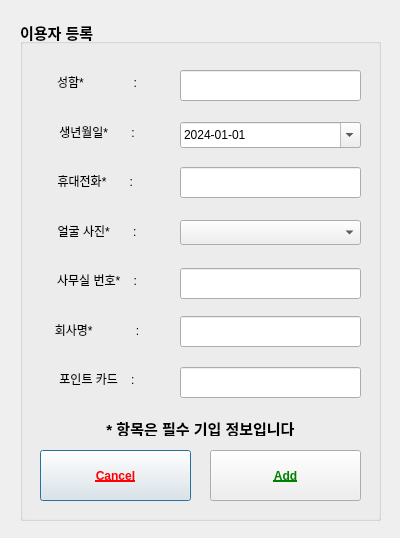
<?xml version="1.0" encoding="UTF-8"?>
<ui version="4.0">
 <class>Dialog</class>
 <widget class="QDialog" name="Dialog">
  <property name="geometry">
   <rect>
    <x>0</x>
    <y>0</y>
    <width>400</width>
    <height>538</height>
   </rect>
  </property>
  <property name="font">
   <font>
    <pointsize>11</pointsize>
    <weight>75</weight>
    <bold>true</bold>
   </font>
  </property>
  <property name="windowTitle">
   <string>Dialog</string>
  </property>
  <widget class="QGroupBox" name="groupBox">
   <property name="geometry">
    <rect>
     <x>20</x>
     <y>20</y>
     <width>361</width>
     <height>501</height>
    </rect>
   </property>
   <property name="styleSheet">
    <string notr="true">QPushButton { color: red;    font-weight: bold;}</string>
   </property>
   <property name="title">
    <string>이용자 등록</string>
   </property>
   <property name="checkable">
    <bool>false</bool>
   </property>
   <widget class="QPushButton" name="cancel_bt">
    <property name="geometry">
     <rect>
      <x>20</x>
      <y>430</y>
      <width>151</width>
      <height>51</height>
     </rect>
    </property>
    <property name="font">
     <font>
      <weight>75</weight>
      <bold>true</bold>
      <underline>true</underline>
     </font>
    </property>
    <property name="styleSheet">
     <string notr="true">QLabel {
    color: red;
    font-weight: bold;
}</string>
    </property>
    <property name="text">
     <string>Cancel</string>
    </property>
   </widget>
   <widget class="QPushButton" name="addBtn">
    <property name="geometry">
     <rect>
      <x>190</x>
      <y>430</y>
      <width>151</width>
      <height>51</height>
     </rect>
    </property>
    <property name="font">
     <font>
      <weight>75</weight>
      <bold>true</bold>
      <underline>true</underline>
     </font>
    </property>
    <property name="styleSheet">
     <string notr="true">QPushButton {
    color: green;
    font-weight: bold;
}</string>
    </property>
    <property name="text">
     <string>Add</string>
    </property>
    <property name="checkable">
     <bool>false</bool>
    </property>
    <property name="checked">
     <bool>false</bool>
    </property>
    <property name="autoRepeat">
     <bool>false</bool>
    </property>
    <property name="autoExclusive">
     <bool>false</bool>
    </property>
   </widget>
   <widget class="QComboBox" name="faceInfo">
    <property name="geometry">
     <rect>
      <x>160</x>
      <y>200</y>
      <width>181</width>
      <height>25</height>
     </rect>
    </property>
    <item>
     <property name="text">
      <string/>
     </property>
    </item>
    <item>
     <property name="text">
      <string>회의</string>
     </property>
    </item>
    <item>
     <property name="text">
      <string>점심</string>
     </property>
    </item>
    <item>
     <property name="text">
      <string>저녁</string>
     </property>
    </item>
   </widget>
   <widget class="QDateEdit" name="birthInfo">
    <property name="geometry">
     <rect>
      <x>160</x>
      <y>102</y>
      <width>181</width>
      <height>26</height>
     </rect>
    </property>
    <property name="dateTime">
     <datetime>
      <hour>0</hour>
      <minute>0</minute>
      <second>0</second>
      <year>2024</year>
      <month>1</month>
      <day>1</day>
     </datetime>
    </property>
    <property name="maximumDateTime">
     <datetime>
      <hour>23</hour>
      <minute>59</minute>
      <second>59</second>
      <year>2024</year>
      <month>12</month>
      <day>31</day>
     </datetime>
    </property>
    <property name="minimumDateTime">
     <datetime>
      <hour>0</hour>
      <minute>0</minute>
      <second>0</second>
      <year>2024</year>
      <month>1</month>
      <day>1</day>
     </datetime>
    </property>
    <property name="currentSection">
     <enum>QDateTimeEdit::YearSection</enum>
    </property>
    <property name="displayFormat">
     <string>yyyy-mM-dd</string>
    </property>
    <property name="calendarPopup">
     <bool>true</bool>
    </property>
   </widget>
   <widget class="QLineEdit" name="nameInfo">
    <property name="geometry">
     <rect>
      <x>160</x>
      <y>50</y>
      <width>181</width>
      <height>31</height>
     </rect>
    </property>
   </widget>
   <widget class="QLineEdit" name="officeInfo">
    <property name="geometry">
     <rect>
      <x>160</x>
      <y>248</y>
      <width>181</width>
      <height>31</height>
     </rect>
    </property>
   </widget>
   <widget class="QLineEdit" name="phoneInfo">
    <property name="geometry">
     <rect>
      <x>160</x>
      <y>147</y>
      <width>181</width>
      <height>31</height>
     </rect>
    </property>
   </widget>
   <widget class="QWidget" name="layoutWidget">
    <property name="geometry">
     <rect>
      <x>20</x>
      <y>40</y>
      <width>114</width>
      <height>341</height>
     </rect>
    </property>
    <layout class="QVBoxLayout" name="verticalLayout">
     <item>
      <widget class="QLabel" name="label_5">
       <property name="text">
        <string>성함*               :</string>
       </property>
       <property name="alignment">
        <set>Qt::AlignCenter</set>
       </property>
      </widget>
     </item>
     <item>
      <widget class="QLabel" name="label_8">
       <property name="text">
        <string>생년월일*       :</string>
       </property>
       <property name="alignment">
        <set>Qt::AlignCenter</set>
       </property>
      </widget>
     </item>
     <item>
      <widget class="QLabel" name="label_6">
       <property name="text">
        <string>휴대전화*       : </string>
       </property>
       <property name="alignment">
        <set>Qt::AlignCenter</set>
       </property>
      </widget>
     </item>
     <item>
      <widget class="QLabel" name="label_9">
       <property name="text">
        <string>얼굴 사진*       :</string>
       </property>
       <property name="alignment">
        <set>Qt::AlignCenter</set>
       </property>
      </widget>
     </item>
     <item>
      <widget class="QLabel" name="label_7">
       <property name="text">
        <string>사무실 번호*    :</string>
       </property>
       <property name="alignment">
        <set>Qt::AlignCenter</set>
       </property>
      </widget>
     </item>
     <item>
      <widget class="QLabel" name="label_4">
       <property name="text">
        <string>회사명*             :</string>
       </property>
       <property name="alignment">
        <set>Qt::AlignCenter</set>
       </property>
      </widget>
     </item>
     <item>
      <widget class="QLabel" name="label_10">
       <property name="text">
        <string>포인트 카드    :</string>
       </property>
       <property name="alignment">
        <set>Qt::AlignCenter</set>
       </property>
      </widget>
     </item>
    </layout>
   </widget>
   <widget class="QLineEdit" name="cardInfo">
    <property name="geometry">
     <rect>
      <x>160</x>
      <y>347</y>
      <width>181</width>
      <height>31</height>
     </rect>
    </property>
   </widget>
   <widget class="QLineEdit" name="companyInfo">
    <property name="geometry">
     <rect>
      <x>160</x>
      <y>296</y>
      <width>181</width>
      <height>31</height>
     </rect>
    </property>
   </widget>
   <widget class="QLabel" name="label">
    <property name="geometry">
     <rect>
      <x>60</x>
      <y>400</y>
      <width>241</width>
      <height>16</height>
     </rect>
    </property>
    <property name="font">
     <font>
      <pointsize>11</pointsize>
      <weight>75</weight>
      <bold>true</bold>
     </font>
    </property>
    <property name="text">
     <string>* 항목은 필수 기입 정보입니다</string>
    </property>
    <property name="alignment">
     <set>Qt::AlignCenter</set>
    </property>
   </widget>
  </widget>
 </widget>
 <resources/>
 <connections/>
</ui>
